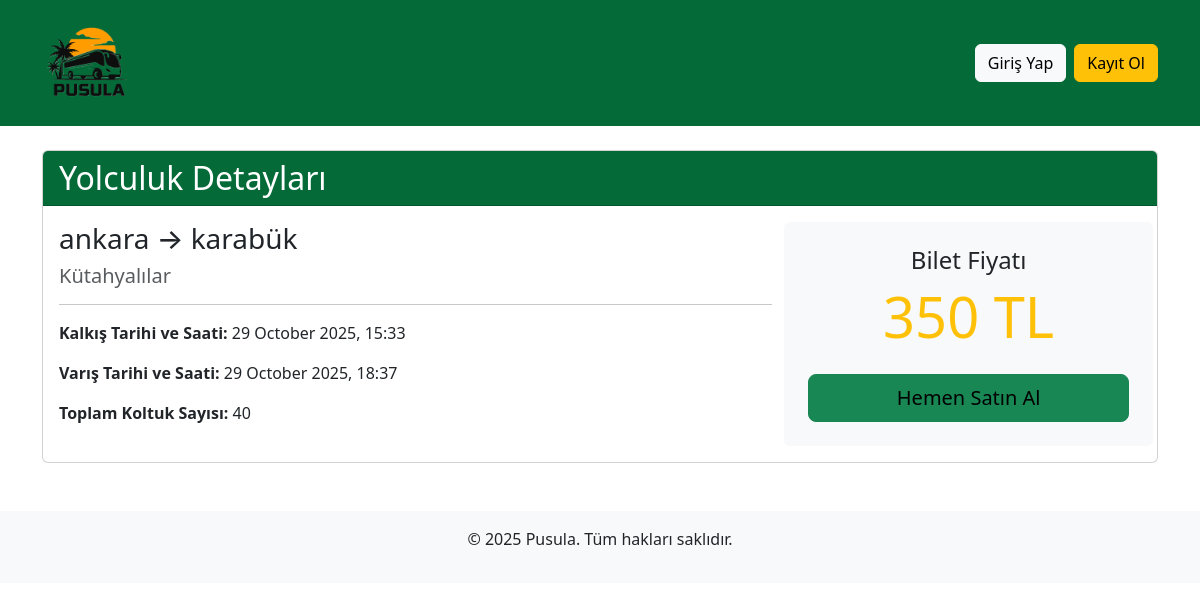
The page /trip_details.php?id=2 on the database its author committed.
### tables this page shows
CREATE TABLE "Trips" (
    "id" INTEGER PRIMARY KEY AUTOINCREMENT,
    "company_id" INTEGER NOT NULL,
    "departure_location" TEXT NOT NULL,
    "arrival_location" TEXT NOT NULL,
    "departure_time" DATETIME NOT NULL,
    "arrival_time" DATETIME NOT NULL,
    "price" REAL NOT NULL,
    "seat_count" INTEGER NOT NULL,
    FOREIGN KEY("company_id") REFERENCES "Companies"("id")
);

CREATE TABLE "Companies" (
    "id" INTEGER PRIMARY KEY AUTOINCREMENT,
    "name" TEXT NOT NULL,
    "created_at" DATETIME DEFAULT CURRENT_TIMESTAMP
);

### trip_details.php (the view, shortened to what this page needs)
<?php
require_once 'header.php';
$trip = null;
$error_message = '';
if (!isset($_GET['id']) || !is_numeric($_GET['id'])) {
    $error_message = "Geçersiz sefer ID'si.";
} else {
    $trip_id = $_GET['id'];
    try {
        $sql = "SELECT Trips.*, Companies.name as company_name
                FROM Trips
                JOIN Companies ON Trips.company_id = Companies.id
                WHERE Trips.id = ?";
        $stmt = $pdo->prepare($sql);
        $stmt->execute([$trip_id]);
        $trip = $stmt->fetch(PDO::FETCH_ASSOC);
    } catch (PDOException $e) {
        $error_message = "Veritabanı hatası: " . $e->getMessage();
    }
}
?>
<?php if (!empty($error_message)): ?>
    <div class="alert alert-danger"><?php echo $error_message; ?></div>
<?php elseif (!empty($trip)): ?>
    <div class="card">
        <div class="card-header bg-primary text-white">
            <h2 class="mb-0">Yolculuk Detayları</h2>
        </div>
        <div class="card-body">
            <div class="row">
                <div class="col-md-8">
                    <h3><?php echo htmlspecialchars($trip['departure_location']); ?> &rarr; <?php echo htmlspecialchars($trip['arrival_location']); ?></h3>
                    <h5 class="text-muted"><?php echo htmlspecialchars($trip['company_name']); ?></h5>
                    <hr>
                    <p><strong>Kalkış Tarihi ve Saati:</strong> <?php echo date('d F Y, H:i', strtotime($trip['departure_time'])); ?></p>
                    <p><strong>Varış Tarihi ve Saati:</strong> <?php echo date('d F Y, H:i', strtotime($trip['arrival_time'])); ?></p>
                    <p><strong>Toplam Koltuk Sayısı:</strong> <?php echo htmlspecialchars($trip['seat_count']); ?></p>
                </div>
                <div class="col-md-4 text-center bg-light p-4 rounded">
                    <h4>Bilet Fiyatı</h4>
                    <h2 class="display-4 text-success"><?php echo htmlspecialchars($trip['price']); ?> TL</h2>
                    <div class="d-grid mt-4">
                        <a href="buy_ticket.php?trip_id=<?php echo $trip['id']; ?>" class="btn btn-lg btn-success">Hemen Satın Al</a>
                    </div>
                </div>
            </div>
        </div>
    </div>
<?php endif; ?>
<?php
require_once 'footer.php';
?>

### css/custom.css (style rules this page uses)
:root { --bs-primary: #046A38; --bs-primary-rgb: 4, 106, 56; --bs-success: #FFC107; --bs-success-rgb: 255, 193, 7; }
.btn-success, .btn-outline-success:hover { color: #000 !important; }
.bg-primary { background-color: var(--bs-primary) !important; }

### rows shown on the page
trips: departure_location "ankara", arrival_location "karabük", company.name "Kütahyalılar", departure_time "29 October 2025, 15:33", arrival_time "29 October 2025, 18:37", seat_count "40", price "350"

### other values the page prints
SITE_NAME "Pusula"
